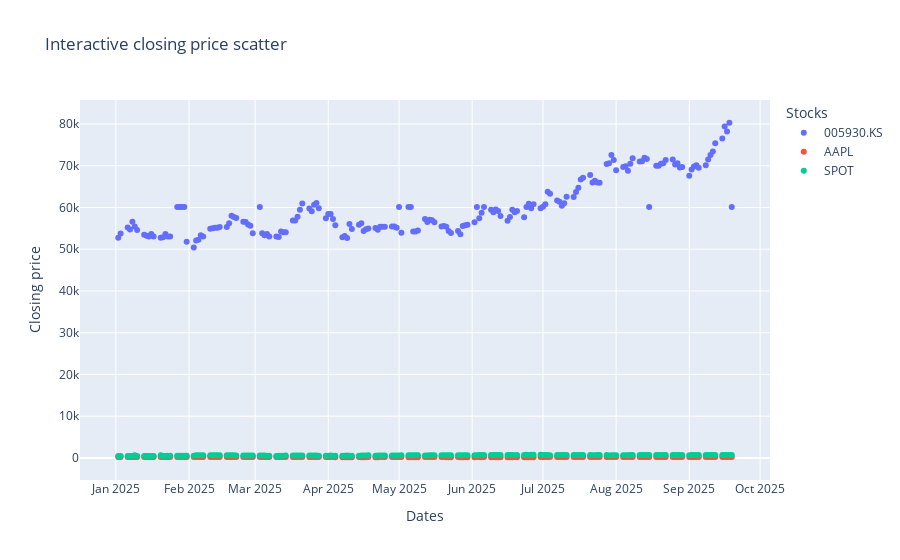

This figure's notebook cell:
### Code cell
f1=px.scatter( melted, color='Stocks', x='Date', y='Closing price', labels={'Date':'Dates'}, title='Interactive closing price scatter' )
f1.show()

### Figure 1 — Plotly figure (JSON) as saved in the notebook; plotly's stock layout.template omitted (floating-point values rounded to 4 significant figures; data arrays with more than 128 entries replaced by an {"elided": "..."} marker saying what was removed)
{"data": [{"hovertemplate": "Stocks=005930.KS<br>Dates=%{x}<br>Closing price=%{y}<extra></extra>", "legendgroup": "005930.KS", "marker": {"color": "#636efa", "symbol": "circle"}, "mode": "markers", "name": "005930.KS", "orientation": "v", "showlegend": true, "type": "scatter", "x": {"elided": "187 str values"}, "xaxis": "x", "y": {"elided": "187 float values"}, "yaxis": "y"}, {"hovertemplate": "Stocks=AAPL<br>Dates=%{x}<br>Closing price=%{y}<extra></extra>", "legendgroup": "AAPL", "marker": {"color": "#EF553B", "symbol": "circle"}, "mode": "markers", "name": "AAPL", "orientation": "v", "showlegend": true, "type": "scatter", "x": {"elided": "187 str values"}, "xaxis": "x", "y": {"elided": "187 float values"}, "yaxis": "y"}, {"hovertemplate": "Stocks=SPOT<br>Dates=%{x}<br>Closing price=%{y}<extra></extra>", "legendgroup": "SPOT", "marker": {"color": "#00cc96", "symbol": "circle"}, "mode": "markers", "name": "SPOT", "orientation": "v", "showlegend": true, "type": "scatter", "x": {"elided": "187 str values"}, "xaxis": "x", "y": {"elided": "187 float values"}, "yaxis": "y"}], "layout": {"autosize": true, "legend": {"title": {"text": "Stocks"}, "tracegroupgap": 0}, "title": {"text": "Interactive closing price scatter"}, "xaxis": {"anchor": "y", "autorange": true, "domain": [0, 1], "range": ["2024-12-17 04:20:33.346", "2025-10-04 19:39:26.654"], "title": {"text": "Dates"}, "type": "date"}, "yaxis": {"anchor": "x", "autorange": true, "domain": [0, 1], "range": [-5902.0, 86370.0], "title": {"text": "Closing price"}, "type": "linear"}}}
